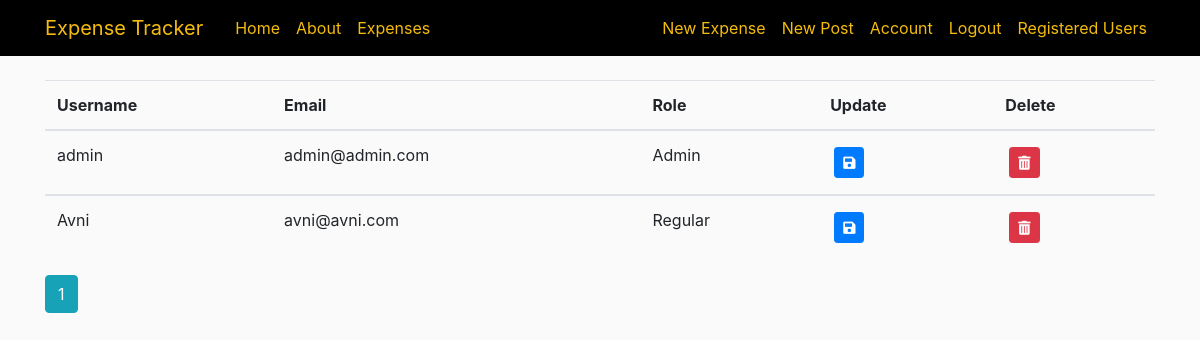
/registeredusers (signed in), run on an earlier commit of the app's database.
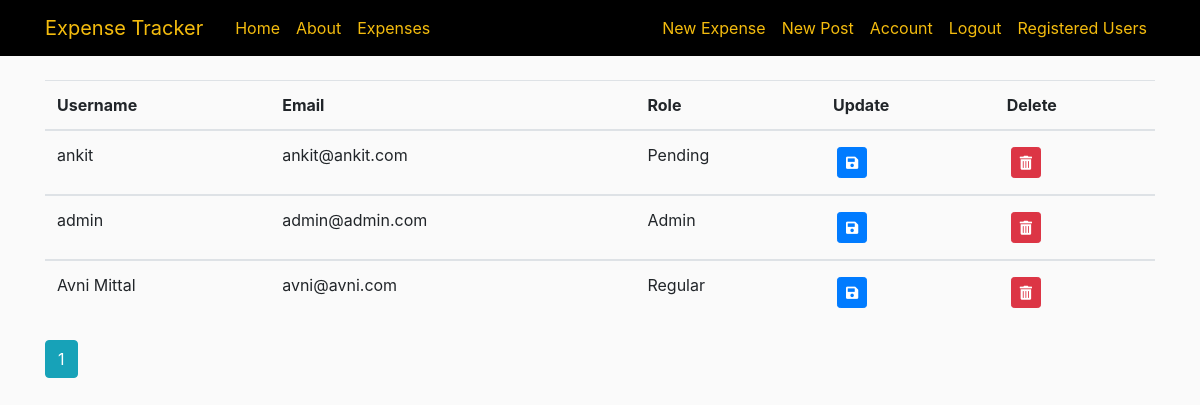
And on a later commit of the database.
### approot/models.py (models this page shows, shortened)
class User(db.Model, UserMixin):
    id = db.Column(db.Integer, primary_key=True)
    username = db.Column(db.String(20), unique=True, nullable=False)
    email = db.Column(db.String(120), unique=True, nullable=False)
    image_file = db.Column(db.String(20), nullable=False, default='default.jpg')
    password = db.Column(db.String(60), nullable=False)
    posts = db.relationship('Post', backref='author', cascade='all,delete', lazy=True)
    expenses = db.relationship('Expense', backref='author', cascade='all,delete', lazy=True)
    role = db.Column(db.String(15), nullable=False)

### approot/users/routes.py (the view)
@users.route("/registeredusers", methods=['GET', 'POST'])
@login_required
def registeredusers():
    page = request.args.get('page', 1, type=int)
    users = User.query.order_by(User.username.desc()).paginate(page=page, per_page=5)
    form = UpdateRegistredUsersForm()
    users_data = User.query.order_by(User.username.desc()).all()
    json_data = {}
    for user_data in users_data:
        json_data[user_data.id] = {'username': user_data.username, 'role': user_data.role, 'email': user_data.email}
    return render_template('user/registeredusers.html', title='Registered Users', form=form, users=users, json_data=json_data)

### approot/models.py (called while the page is built)
@login_manager.user_loader
def load_user(user_id):
    return User.query.get(int(user_id))

### approot/templates/user/registeredusers.html (shortened to what this page needs)
{% extends "layout.html" %}
{% import "bootstrap/wtf.html" as wtf %}
{% block content %}
<div>
  <table class="table table-hover" id="user_table">
    <thead>
        <tr>
            <th>Username</th>
            <th>Email</th>
            <th>Role</th>
            <th>Update</th>
            <th>Delete</th>
    </thead>
    {% for user in users.items %}
          <tbody>
            <tr row_id="{{ user.id }}">
                  <td><div class="row_data" edit_type="click" col_name="username">{{ user.username }}</div></td>
                  <td><div class="row_data" edit_type="click" col_name="email">{{ user.email }}</div></td>
                  <td><div class="row_data" edit_type="click" col_name="role">{{ user.role }}</div></td>
                  <td><button type="button" class="btn btn-primary btn-sm m-1" data-toggle="modal" data-target="#updateModal{{ user.id }}"><i class="fas fa-save"></i></button></td>
                  <td><button type="button" class="btn btn-danger btn-sm m-1" data-toggle="modal" data-target="#deleteModal{{ user.id }}"><i class="fas fa-trash-alt"></i></button></td>
              </tr>
          </tbody>
    {% endfor %}
    </table>
    {% for page_num in users.iter_pages(left_edge=1, right_edge=1, left_current=1, right_current=2) %}
      {% if page_num %}
        {% if users.page == page_num %}
          <a class="btn btn-info mb-4" href="{{ url_for('users.registeredusers', page=page_num) }}">{{ page_num }}</a>
        {% else %}
          <a class="btn btn-outline-info mb-4" href="{{ url_for('users.registeredusers', page=page_num) }}">{{ page_num }}</a>
        {% endif %}
      {% else %}
        ...
      {% endif %}
    {% endfor %}
</div>
{% endblock content %}

### approot/templates/layout.html (shortened to what this page needs)
<!DOCTYPE html>
<html>
  <head>
    <link rel="stylesheet" href="https://stackpath.bootstrapcdn.com/bootstrap/4.2.1/css/bootstrap.min.css">
    <link rel="stylesheet" href="https://use.fontawesome.com/releases/v5.6.3/css/all.css">
    <link rel="stylesheet" href="https://unpkg.com/bootstrap-table@1.15.4/dist/bootstrap-table.min.css">
      <link rel="stylesheet" type="text/css" href="{{ url_for('static', filename='main.css') }}">
  </head>
  <body>
      <header class="site-header">
        <nav class="navbar navbar-expand-md navbar-dark bg-steel fixed-top">
          <div class="container">
            <a class="navbar-brand mr-4" href="/">Expense Tracker</a>
            <div class="collapse navbar-collapse" id="navbarToggle">
              <div class="navbar-nav mr-auto">
                <a class="nav-item nav-link" href="{{ url_for('main.home') }}">Home</a>
                <a class="nav-item nav-link" href="{{ url_for('main.about') }}">About</a>
                {% if current_user.is_authenticated and current_user.role != 'Pending' %}
                  <a class="nav-item nav-link" href="{{ url_for('expenses.expense') }}">Expenses</a>
                {% endif %}
              </div>
              <div class="navbar-nav">
                {% if current_user.is_authenticated and current_user.role != 'Pending' %}
                  <a class="nav-item nav-link" href="{{ url_for('expenses.new_expense') }}">New Expense</a>
                  <a class="nav-item nav-link" href="{{ url_for('posts.new_post') }}">New Post</a>
                {% endif %}
                {% if current_user.is_authenticated %}
                  <a class="nav-item nav-link" href="{{ url_for('users.account') }}">Account</a>
                  <a class="nav-item nav-link" href="{{ url_for('users.logout') }}">Logout</a>
                  {% if current_user.role == "Admin" %}
                    <a class="nav-item nav-link" href="{{ url_for('users.registeredusers') }}">Registered Users</a>
                  {% endif %}
                {% else %}
                  <a class="nav-item nav-link" href="{{ url_for('users.login') }}">Login</a>
                  <a class="nav-item nav-link" href="{{ url_for('users.register') }}">Register</a>
                {% endif %}
              </div>
            </div>
          </div>
        </nav>
      </header>
      <main role="main" class="container">
        <div class="row">
          <div class="col-md-12">
            {% block content %}
            {% endblock %}
          </div>
        </div>
      </main>
  </body>
</html>

### approot/templates/user/partials/updateModal.html (shortened to what this page needs)
{% from "util/macros_modified.html" import form_field_custom with context %}
{% from "util/macros.html" import form_field with context %}

### approot/static/main.css (style rules this page uses)
body { background: #fafafa; color: #333333; margin-top: 5rem; }
.bg-steel { background-color: #000000; }
.navbar-dark .navbar-brand { color: #f4bc0e; }
.site-header .navbar-nav .nav-link { color: #f4bc0e; }

What changed in the data, as far as the page shows it:
added User: username "ankit", email "ankit@ankit.com", role "Pending"
changed User "avni@avni.com": username "Avni" → "Avni Mittal"
